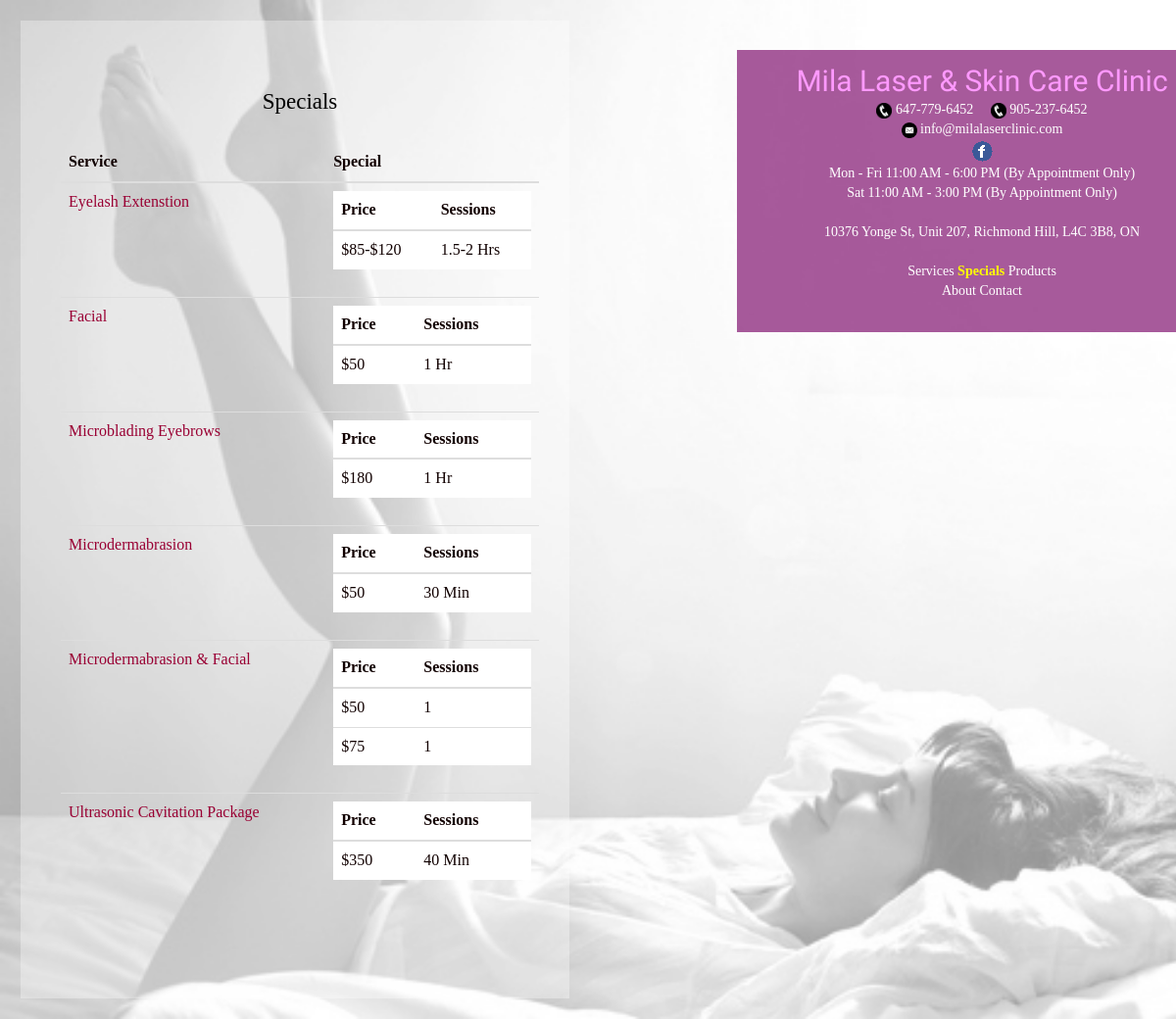
Page /specials.php on the committed database.
### tables this page shows
CREATE TABLE `special` (
  `special` varchar(500) NOT NULL
);

### specials.php (the view, shortened to what this page needs)
<!DOCTYPE html>
<html xmlns="http://www.w3.org/1999/xhtml">
<head>
    <link rel="stylesheet" type="text/css" href="src/library/bootstrap/css/bootstrap.min.css"/>
    <link rel="stylesheet" type="text/css" href="src/custom/css/specials.css"/>
    <link rel="stylesheet" type="text/css" href="src/custom/css/page.css"/>
    <link rel="stylesheet" type="text/css" href="src/library/slider/src/css/slider.css">
</head>
<body>
    <div id="body"></div>
    <?php include('src/custom/inc/logo-container.inc.php'); ?>
    <div id="column-left">
       <center><h1>Specials</h1></center><br/>
        <table class="table">
            <thead>
                <tr>
                    <th>Service</th><th>Special</th>
                </tr>
            </thead>
            <tbody>
                 <?php
                    $conn = connectdb();
                    $query = "select distinct S.special from special S";
                    $result = mysqli_query($conn, $query) or die(mysqli_error($conn));
                    while($row = $result->fetch_assoc()){
						echo '<tr>';
                        echo '<td><a href="#">'.$row['special'].'</a></td><td>';
						$conn2 = connectdb();
                    	$query2 = "select price, sessions from specialprice where special='".$row['special']."'";
						$result2 = mysqli_query($conn2, $query2) or die(mysqli_error($conn2));
						?>
						 <table class="table">
                            <thead>
                                <tr>
                                    <th>Price</th>
                                    <th>Sessions</th>
                                </tr>
                             </thead>
                             <tbody>
                             	<?php
								while($row2 = $result2->fetch_assoc()){
                                echo '<tr><td>'.$row2['price'].'</td><td>'.$row2['sessions'].'</td></tr>';
								}
								?>
                            </tbody>
                        </table>
                        <?php
						echo '</td></tr>';
                    }
				?>
            </tbody>
        </table>
    </div>
</body>
</html>

### src/custom/css/specials.css (style rules this page uses)
@media (min-width:1200px) { #column-left { position:fixed; width:560px; padding:31px; padding-left:41px; padding-top:10px; height:100%; overflow-y:scroll; background-image:url(../img/bg-white.png); } }
@media (max-width: 1200px), handheld { #column-left { position:relative; padding-top:50px; background-image:url(../img/bg-white.png); margin:21px; } }
#body { position:fixed; top:0px; left:0px; height:100%; width:100%; background-image:url(../img/slider/1.jpg); background-size:cover; background-repeat:no-repeat; z-index:-1; }
#column-left a { color:#903; }

### src/custom/css/page.css (style rules this page uses)
a { text-decoration:none; }
body { font-family:"Palatino Linotype", "Book Antiqua", Palatino, serif; color:#100; }
a { color:white; text-decoration:none; transition: all .2s ease-in-out; }
h1, .title h1 { font-family:"Palatino Linotype", "Book Antiqua", Palatino, serif; color:black; font-size: 23px; font-weight: 200; }
* { box-sizing:border-box; }

### rows in the picture
special: special "Eyelash Extenstion", price "$85-$120", sessions "1.5-2 Hrs"
special: special "Facial", price "$50", sessions "1 Hr"
special: special "Microblading Eyebrows", price "$180", sessions "1 Hr"
special: special "Microdermabrasion", price "$50", sessions "30 Min"
special: special "Microdermabrasion & Facial", price "$50", sessions "1", price "$75"
special: special "Ultrasonic Cavitation Package", price "$350", sessions "40 Min"
